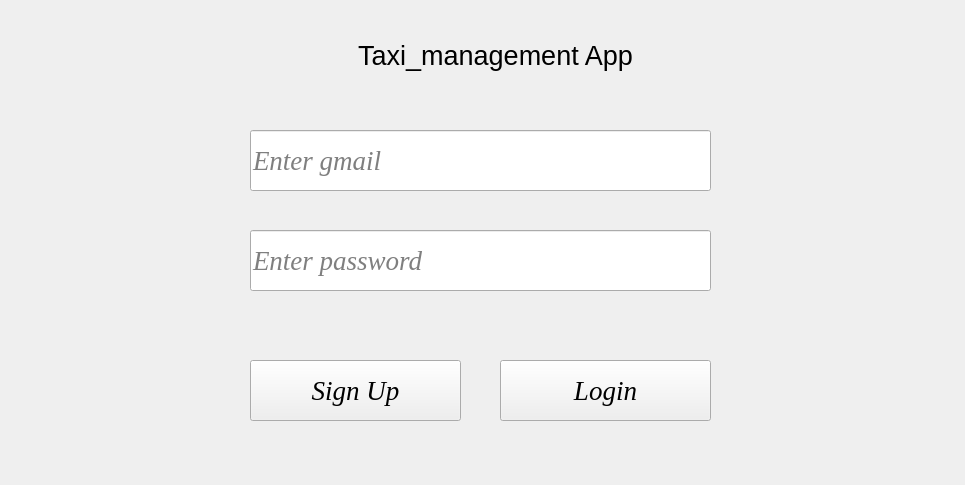
<?xml version="1.0" encoding="UTF-8"?>
<ui version="4.0">
 <class>Form</class>
 <widget class="QWidget" name="Form">
  <property name="geometry">
   <rect>
    <x>0</x>
    <y>0</y>
    <width>965</width>
    <height>485</height>
   </rect>
  </property>
  <property name="windowTitle">
   <string>Form</string>
  </property>
  <widget class="QPushButton" name="pushButton">
   <property name="geometry">
    <rect>
     <x>500</x>
     <y>360</y>
     <width>211</width>
     <height>61</height>
    </rect>
   </property>
   <property name="font">
    <font>
     <family>Times New Roman</family>
     <pointsize>20</pointsize>
     <italic>true</italic>
    </font>
   </property>
   <property name="text">
    <string>Login</string>
   </property>
  </widget>
  <widget class="QLineEdit" name="lineEdit">
   <property name="geometry">
    <rect>
     <x>250</x>
     <y>130</y>
     <width>461</width>
     <height>61</height>
    </rect>
   </property>
   <property name="font">
    <font>
     <family>Times New Roman</family>
     <pointsize>20</pointsize>
     <italic>true</italic>
    </font>
   </property>
   <property name="text">
    <string/>
   </property>
   <property name="placeholderText">
    <string>Enter gmail</string>
   </property>
  </widget>
  <widget class="QLineEdit" name="lineEdit_2">
   <property name="geometry">
    <rect>
     <x>250</x>
     <y>230</y>
     <width>461</width>
     <height>61</height>
    </rect>
   </property>
   <property name="font">
    <font>
     <family>Times New Roman</family>
     <pointsize>20</pointsize>
     <italic>true</italic>
    </font>
   </property>
   <property name="echoMode">
    <enum>QLineEdit::Password</enum>
   </property>
   <property name="placeholderText">
    <string>Enter password</string>
   </property>
  </widget>
  <widget class="QLabel" name="label">
   <property name="geometry">
    <rect>
     <x>280</x>
     <y>300</y>
     <width>371</width>
     <height>41</height>
    </rect>
   </property>
   <property name="font">
    <font>
     <family>Times New Roman</family>
     <italic>true</italic>
    </font>
   </property>
   <property name="text">
    <string/>
   </property>
   <property name="alignment">
    <set>Qt::AlignCenter</set>
   </property>
  </widget>
  <widget class="QPushButton" name="pushButton_2">
   <property name="geometry">
    <rect>
     <x>250</x>
     <y>360</y>
     <width>211</width>
     <height>61</height>
    </rect>
   </property>
   <property name="font">
    <font>
     <family>Times New Roman</family>
     <pointsize>20</pointsize>
     <italic>true</italic>
    </font>
   </property>
   <property name="text">
    <string>Sign Up</string>
   </property>
  </widget>
  <widget class="QLabel" name="label_2">
   <property name="geometry">
    <rect>
     <x>160</x>
     <y>30</y>
     <width>671</width>
     <height>51</height>
    </rect>
   </property>
   <property name="font">
    <font>
     <pointsize>20</pointsize>
    </font>
   </property>
   <property name="text">
    <string>Taxi_management App</string>
   </property>
   <property name="textFormat">
    <enum>Qt::PlainText</enum>
   </property>
   <property name="alignment">
    <set>Qt::AlignCenter</set>
   </property>
  </widget>
 </widget>
 <resources/>
 <connections/>
</ui>
